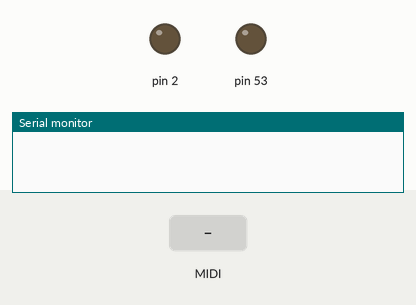
A program run on a simulated Arduino Mega 2560, built with avr-gcc and run on an emulated ATmega2560. Shown: output pins drawn as LEDs (lit = HIGH), the last lines printed to the serial monitor. The inputs (shaded band) are chosen by the test bench. MIDI output is not drawn; pins used as bus, display or sensor lines are not drawn.

Above: at 0.1 s.
At 1.7 s:
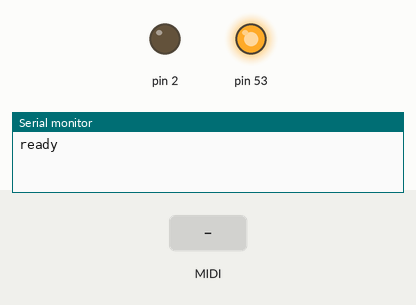
1.8 s: MIDI note 36 received
At 1.95 s:
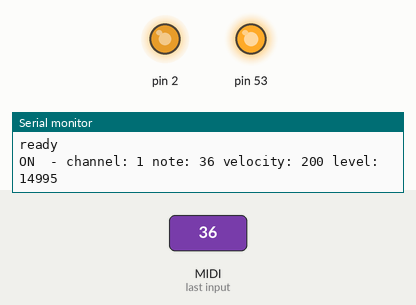
Timing chart, 0 to 4.8 s (numbered marks = the images above; inputs shaded):
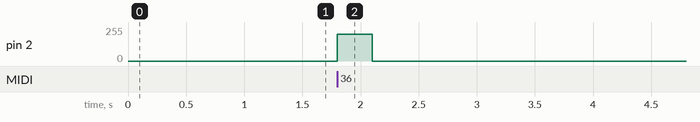

Measured:
- after the input at 1.8 s, pin 2: 0/255 → 200/255 at once, → 0/255 0.30 s later

The program:

main.cpp
```cpp
#include <Arduino.h>
#include <MIDI.h>
#include <MAX5134.h>

#define DEBUG true
// #define DEBUG false

const int csPin = 10;
const int readyPin = 9;

Max5134 DAC;
MIDI_CREATE_INSTANCE(HardwareSerial, Serial1, MIDI);

byte currentNote = 0x00;

void onNoteOn(byte channel, byte note, byte velocity) {
  if (currentNote != 0x00) return;
  uint16_t level = map(note, 9, 127, 0, 65535);
  if (DEBUG) {
    Serial.print("ON  - ");
    Serial.print("channel: "); Serial.print(channel);
    Serial.print(" note: "); Serial.print(note);
    Serial.print(" velocity: "); Serial.print(velocity << 1);
    Serial.print(" level: "); Serial.println(level);
  }
  currentNote = note;
  DAC.write(DAC0, level);
  analogWrite(2, velocity << 1);
}

void onNoteOff(byte channel, byte note, byte velocity) {
  if (currentNote != note) return;
  if (DEBUG) {
    Serial.print("OFF - ");
    Serial.print("channel: "); Serial.print(channel);
    Serial.print(" note: "); Serial.print(note);
    Serial.print(" velocity: "); Serial.println(velocity);
  }
  currentNote = 0x00;
  analogWrite(2, 0);
}

void setup() {
  if (DEBUG) Serial.begin(9600);

  pinMode(2, OUTPUT);

  delay(500);
  DAC.begin(csPin);

  MIDI.setHandleNoteOn(onNoteOn);
  MIDI.setHandleNoteOff(onNoteOff);
  MIDI.begin(MIDI_CHANNEL_OMNI);
  if (DEBUG) Serial.println("ready");
}

void loop() {
  MIDI.read();
}
```

Controller.h
```cpp
#pragma once

#if ARDUINO
#include <Arduino.h>
#else
#include <inttypes.h>
#endif

#define STACK_DEPTH 8
#define OUTPUTS 4

enum Mode {
  off,
  single, // 1x1
  dual, // 2x1
  triple, // 3x1
  quad, // 4x1
  // 4x1 / 2
  // 2x2
  // 1x2
  // 1x4
};

class NoteStack {
  private:
    uint8_t _data[STACK_DEPTH];
    uint8_t _index;
  public:
    uint8_t indexOf(uint8_t note);
    void push(uint8_t note);
    void popAt(uint8_t index);
    bool isEmpty();
    uint8_t size();
    uint8_t top();
    void reset();
};

class Controller {
  public:
    void setup(void (*write_pitch) (const uint8_t dac, const uint8_t note),
                void (*write_envelope) (const uint8_t dac, const uint8_t note));
    void setMode(Mode mode);
    void onNoteDown(const uint8_t note, const uint8_t velocity);
    void onNoteUp(const uint8_t note, const uint8_t velocity);

  private:
    Mode _mode = off;
    NoteStack _stacks[OUTPUTS];
    uint8_t _overflow_index;
    void (*_write_pitch) (const uint8_t dac, const uint8_t note);
    void (*_write_envelope) (const uint8_t dac, const uint8_t level);
};
```

Controller.cpp
```cpp
#include "Controller.h"

uint8_t NoteStack::indexOf(uint8_t note) {
  for (uint8_t i = 0; i < _index; i++) {
    if (_data[i] == note) {
      return i;
    }
  }
  return -1;
}

void NoteStack::push(uint8_t note) {
  if (_index >= STACK_DEPTH) {
     // in the overflow case, drop the oldest element
      popAt(0);
  }
  _data[_index] = note;
  _index += 1;
}

void NoteStack::popAt(uint8_t index) {
  if (index < 0 || index >= _index) return;
  memcpy(_data + index + 1, _data + index, _index - index - 1);
  _index -= 1;
}

bool NoteStack::isEmpty() {
  return _index == 0;
}

uint8_t NoteStack::size() {
  return _index;
}

uint8_t NoteStack::top() {
  return _data[_index - 1];
}

void NoteStack::reset() {
  _index = 0;
}

void Controller::setup(void (*write_pitch) (const uint8_t dac, const uint8_t note),
                void (*write_envelope) (const uint8_t dac, const uint8_t level)) {
  _write_pitch = write_pitch;
  _write_envelope = write_envelope;
}


void Controller::onNoteDown(const uint8_t note, const uint8_t velocity) {
  // if (_mode == split_quad) {
  //   // TODO
  //   return;
  // }

  NoteStack *stack;
  // search for an open output
  for (uint8_t i = 0; i < _mode; i++) {
    stack = _stacks + i;

    if (stack->isEmpty()) {
      // set pitch and envelope
      return;
    }
  }

  // open output not found. need to overwrite one of the outputs
  stack = _stacks + _overflow_index;
  stack->push(note);
  _write_pitch(_overflow_index, note);
  _overflow_index = (_overflow_index + 1) % OUTPUTS;
}

void Controller::onNoteUp(const uint8_t note, const uint8_t velocity) {
  NoteStack *stack;
  // find note in stacks
  for (uint8_t i = 0; i < OUTPUTS; i++) {
    stack = _stacks + i;
    uint8_t j = stack->indexOf(note);
    if (j == -1) {
      continue;
    }
    // if note is playing, turn off
    if (j == stack->size() - 1) {
      // turn off note
      _write_envelope(i, 0);
      stack->popAt(j);

      if (stack->isEmpty()) {
        // note: leave the pitch the same, in case an envelope is running
      } else {
        // output the next note in the stack
        _write_pitch(i, stack->top());
      }
    } else {
      // clear note from stack, shifting as necessary
      stack->popAt(j);
    }
    return;
  }
}
```
